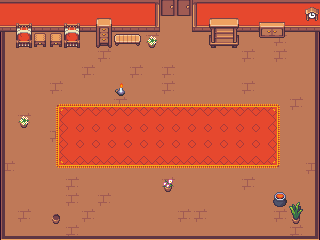

Tiled map render using the project's own tile images. Description and the whole map definition, tile-layer contents included, below:
An orthogonal 20x15 tile map with 16x16 px tiles, 3 tile layers (Desen Katmanı 1, Desen Katmanı 2, Desen Katmanı 3).

<map version="1.10" tiledversion="1.12.1" orientation="orthogonal" renderorder="right-down" width="20" height="15" tilewidth="16" tileheight="16" infinite="0" nextlayerid="6" nextobjectid="1">
 <tileset firstgid="1" source="interior_tiles.tsx" />
 <layer id="1" name="Desen Katmanı 1" width="20" height="15">
  <data encoding="csv">
4,4,4,4,4,4,4,4,4,4,289,289,4,4,4,4,4,4,4,4,
52,52,52,52,52,52,52,52,52,52,289,289,52,52,52,52,52,52,52,52,
289,289,289,289,289,289,289,289,289,290,289,289,289,290,289,289,289,290,289,289,
289,289,289,289,289,289,290,289,289,289,289,289,289,289,289,290,289,290,289,289,
289,289,289,289,289,290,289,289,290,289,290,289,289,289,289,289,289,289,289,289,
289,289,289,290,289,289,289,289,289,289,290,289,289,289,289,290,289,289,289,289,
289,289,289,289,289,289,289,290,289,289,289,289,289,289,289,289,289,289,290,289,
289,290,289,289,289,289,289,289,289,66,66,66,66,66,66,66,66,289,289,289,
289,289,289,290,289,289,289,289,289,290,289,289,289,289,289,289,289,289,289,289,
289,289,289,289,289,290,289,289,289,289,289,290,289,290,289,289,290,289,289,289,
290,289,289,289,289,289,289,289,289,289,289,289,289,289,289,289,289,289,289,290,
289,289,289,289,290,289,289,289,289,289,290,289,289,289,289,290,289,289,289,289,
289,289,289,289,290,289,290,289,289,289,289,289,289,289,289,289,289,289,289,289,
289,290,289,289,289,290,289,289,289,289,289,290,290,289,289,289,289,290,289,289,
289,289,289,289,290,289,289,289,289,289,289,289,289,289,289,289,289,289,290,289
</data>
 </layer>
 <layer id="2" name="Desen Katmanı 2" width="20" height="15">
  <data encoding="csv">
0,0,0,0,0,0,0,0,0,196,218,218,194,0,0,0,0,0,0,655,
0,0,0,0,0,0,552,0,0,244,0,0,242,0,0,0,457,458,0,703,
629,0,734,734,0,0,600,0,0,547,0,0,0,0,0,0,505,506,0,625,
629,0,0,0,0,0,0,0,0,0,0,0,0,0,0,0,0,0,0,625,
629,0,0,0,0,0,0,0,0,0,0,0,0,0,0,0,0,0,0,625,
629,0,0,0,0,0,0,533,0,0,0,0,0,0,0,0,0,0,0,625,
629,0,0,17,18,18,18,18,18,18,18,18,18,18,18,18,18,19,0,625,
629,547,0,65,66,66,66,66,66,66,66,66,66,66,66,66,66,67,0,625,
629,0,0,65,66,66,66,66,66,66,66,66,66,66,66,66,66,67,0,625,
629,0,0,65,66,66,66,66,66,66,66,66,66,66,66,66,66,67,0,625,
629,0,0,113,114,114,114,114,114,114,114,114,114,114,114,114,114,115,0,625,
629,0,0,0,0,0,0,0,0,0,451,0,0,0,0,0,0,0,0,625,
629,0,0,0,0,0,0,0,0,0,0,0,0,0,0,0,0,631,641,625,
629,0,0,737,0,0,0,0,0,0,0,0,0,0,0,0,0,0,689,625,
580,531,531,531,531,531,531,531,531,531,531,531,531,531,531,531,531,531,531,578
</data>
 </layer>
 <layer id="5" name="Desen Katmanı 3" width="20" height="15">
  <data encoding="csv">
0,0,0,0,0,0,0,0,0,0,0,0,0,0,0,0,0,0,0,0,
0,681,0,0,681,0,0,0,0,0,0,0,0,393,394,0,0,0,0,0,
0,729,0,0,729,0,0,639,640,0,0,0,0,441,442,0,0,0,0,0,
0,0,0,0,0,0,0,0,0,0,0,0,0,0,0,0,0,0,0,0,
0,0,0,0,0,0,0,0,0,0,0,0,0,0,0,0,0,0,0,0,
0,0,0,0,0,0,0,0,0,0,0,0,0,0,0,0,0,0,0,0,
0,0,0,0,0,0,0,0,0,0,0,0,0,0,0,0,0,0,0,0,
0,0,0,0,0,0,0,0,0,0,0,0,0,0,0,0,0,0,0,0,
0,0,0,0,0,0,0,0,0,0,0,0,0,0,0,0,0,0,0,0,
0,0,0,0,0,0,0,0,0,0,0,0,0,0,0,0,0,0,0,0,
0,0,0,0,0,0,0,0,0,0,0,0,0,0,0,0,0,0,0,0,
0,0,0,0,0,0,0,0,0,0,0,0,0,0,0,0,0,0,0,0,
0,0,0,0,0,0,0,0,0,0,0,0,0,0,0,0,0,0,0,0,
0,0,0,0,0,0,0,0,0,0,0,0,0,0,0,0,0,0,0,0,
0,0,0,0,0,0,0,0,0,0,0,0,0,0,0,0,0,0,0,0
</data>
 </layer>
</map>
